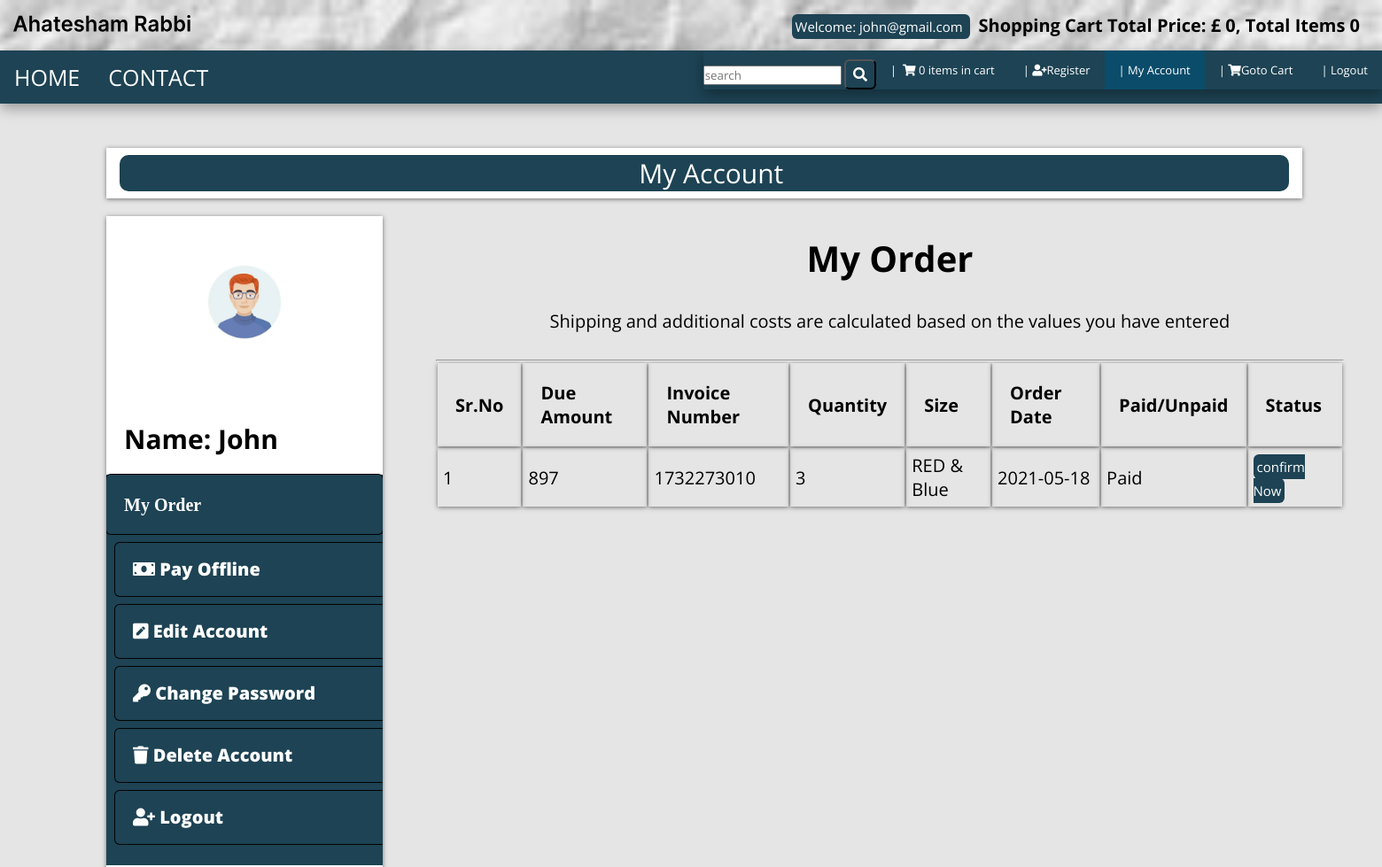
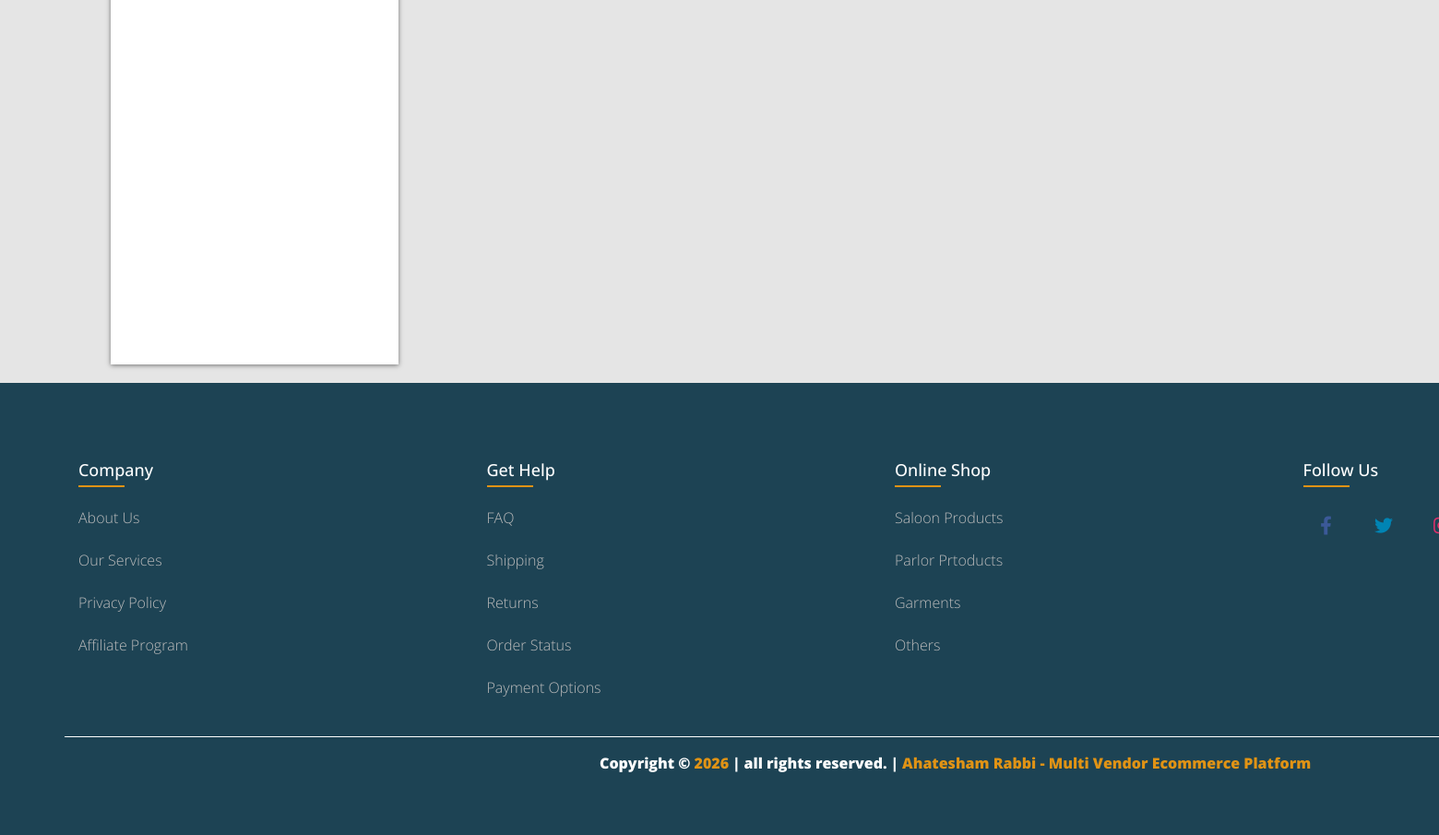
Screenshot of /customer/my_account.php?my_order (signed in) with the database file from the repository (2 pictures, top to bottom).
### tables this page shows
CREATE TABLE `customer_order` (
  `order_id` int(10) NOT NULL,
  `customer_id` int(10) NOT NULL,
  `product_id` int(100) NOT NULL,
  `due_amount` int(100) NOT NULL,
  `invoice_no` int(100) NOT NULL,
  `qty` int(10) NOT NULL,
  `size` text NOT NULL,
  `order_date` timestamp NOT NULL DEFAULT current_timestamp() ON UPDATE current_timestamp(),
  `order_status` text NOT NULL
);

CREATE TABLE `customers` (
  `customer_id` int(100) NOT NULL,
  `customer_name` varchar(255) NOT NULL,
  `customer_email` varchar(255) NOT NULL,
  `customer_pass` varchar(255) NOT NULL,
  `customer_country` text NOT NULL,
  `customer_city` text NOT NULL,
  `customer_contact` varchar(255) NOT NULL,
  `customer_address` text NOT NULL,
  `customer_image` text NOT NULL,
  `customer_ip` varchar(255) NOT NULL
);

### customer/my_order.php (the view)
<div class="trx">
	<center>
	<h1>My Order</h1>
	<p>Shipping and additional costs are calculated based on the values you have entered</p>
    </center>
    <hr>
     <div class="tae-responve">
     	<table class="tab">
     		<thead>
     			<tr>
     				<th>Sr.No</th>
     				<th>Due Amount</th>
     				<th>Invoice Number</th>
     				<th>Quantity</th>
     				<th>Size</th>
     				<th>Order Date</th>
     				<th>Paid/Unpaid</th>
     				<th>Status</th>
     			</tr>
     		</thead>
     		<tbody>
                    <?php
                    $customer_session= $_SESSION['customer_email'];
                    $get_customer="select * from customers where customer_email='$customer_session'";
                    $run_cust=mysqli_query($con, $get_customer);
                    $row_cust=mysqli_fetch_array($run_cust);
                    $customer_id=$row_cust['customer_id'];
                    $get_order="select * from customer_order where customer_id='$customer_id'";
                    $run_order=mysqli_query($con, $get_order);
                    $i=0;
                    while ($row_order=mysqli_fetch_array($run_order)) {
                         $order_id=$row_order['order_id'];
                         $order_due_amount=$row_order['due_amount'];
                         $order_invoice=$row_order['invoice_no'];
                         $order_qty=$row_order['qty'];
                         $order_size=$row_order['size'];
                         $order_date=substr($row_order['order_date'], 0,11);
                         $order_status=$row_order['order_status'];
                         $i++;
                         if ($order_status=='pending') {
                              $order_status='Unpaid';
                         }else{
                            $order_status='Paid';
                         }
                      ?>
     			<tr>
     				<td><?php echo $i ?></td>
     				<td><?php echo $order_due_amount ?></td>
     				<td><?php echo $order_invoice ?></td>
     				<td><?php echo $order_qty ?></td>
     				<td><?php echo $order_size ?></td>
     				<td><?php echo $order_date ?></td>
     				<td><?php echo $order_status ?></td>
     				<td><a href="confirm.php?order_id=<?php echo $order_id ?>" target="_blank" class="btn btn-primary btn-sm">confirm Now</a></td>
     			</tr>
     			<?php } ?>
     		</tbody>
     	</table>
     </div>
</div>

### customer/includes/sidebar.php
<div class="panel panel-default sidebar-menu" >
	<div class="panel-heading">
        <?php
        $session_customer=$_SESSION['customer_email'];
        $get_cust="select * from customers where customer_email='$session_customer'";
        $run_cust=mysqli_query($con, $get_cust);
        $row_customers=mysqli_fetch_array($run_cust);
        $customer_image= $row_customers['customer_image'];
        $customer_name= $row_customers['customer_name'];
        if (!isset($_SESSION['customer_email'])){
        }else{
        	echo "<center>
			<img src='customer_images/$customer_image' class='img-responsive'>
		</center>
		<br>
		<h3 align='center' class='panel-title'>Name: $customer_name</h3></center>";
        }
        ?>
	</div>
	<div class="panel-bdy">
		<ul class="nav nav-pills nav-staked">
			<li class="abc">
				<a href="my_account.php?my_order"><i class="fa fa-list-al">  My Order</a>
			</li >
			<li >
				<a href="my_account.php?pay_offline"><i class="fa fa-money"></i> Pay Offline</a>
			</li>
			<li>
				<a href="my_account.php?edit_act"><i class="fa fa-pencil-square"></i> Edit Account </a>
			</li>
			<li>
				<a href="my_account.php?change_pass"><i class="fa fa-key"></i> Change Password</a>
			</li>
			<li>
				<a href="my_account.php?delete_ac"><i class="fa fa-trash"></i> Delete Account</a>
			</li>
			<li>
				<a href="my_account.php?pay_offline"><i class="fa fa-user-plus"></i> Logout</a>
			</li>
		</ul>
	</div>
</div>

### style.css (style rules this page uses)
:root { --blue:#2980b9; }
* { font-family: 'Open Sans', sans-serif; margin:0; padding:0; box-sizing: border-box; text-transform: ; text-decoration: none; transition: all .2s cubic-bezier(.37,1.14,.26,1.24); }
html { font-size: 62.5%; overflow-x: hidden; background-color: rgba(0,0,0,.1); }
.btn { background-color: #1d4354; color: #fff; padding: .4rem .8rem; font-size:1.6rem; cursor: pointer; border-radius: .6rem; margin-top: 1rem; }
.col-md-3 h3 { font-size: 2rem; text-align: left; }
.panel h3 { margin-top: 4rem; }
.panel-title { text-align: center; }
.panel-heading h3 { font-size: 3rem; margin: 2rem; }
.panel-heading img { width: 80%; border-radius:4rem ; margin: 2rem; }
.panel-bdy .nav-staked li { padding: 2rem; font-size: 2rem; box-shadow: 0 0 0 1px rgba(1, 1, 1, 1); width: 140%; border-radius: .5rem; margin: 1rem; }
.panel-bdy .nav-staked .abc { width: auto; margin: auto; }
.panel-bdy { width:auto; background-color: #1d4354; }
.panel-bdy ul { width: 100%; list-style: none; margin-top: 2rem; color:#ffffff; text-align: left; margin:auto; }
.panel-bdy ul a { color: black; }
.panel-bdy ul li a { z-index: 0; color: #fff; }
.trx p { padding: 3rem; }
.col-m-9 .trx .tae-responve .tab th { box-shadow: 0 1px 5px rgba(0, 0, 0, 0.5); padding: 2rem; }
.col-m-9 .trx .tae-responve .tab td { text-align: left; box-shadow: 0 1px 5px rgba(0, 0, 0, 0.5); padding: .6rem; }
.btn-sm { padding: .4rem; font-size: 1.5rem; }

### rows the page displays
customer_order: due_amount "897", invoice_no "1732273010", qty "3", size "RED & Blue", order_date "2021-05-18", order_status "Paid"
customers: customer_image (picture), customer_name "John"

### other values shown
$_SESSION['customer_email'] "john@gmail.com"
$total "0"
$count "0 0"
